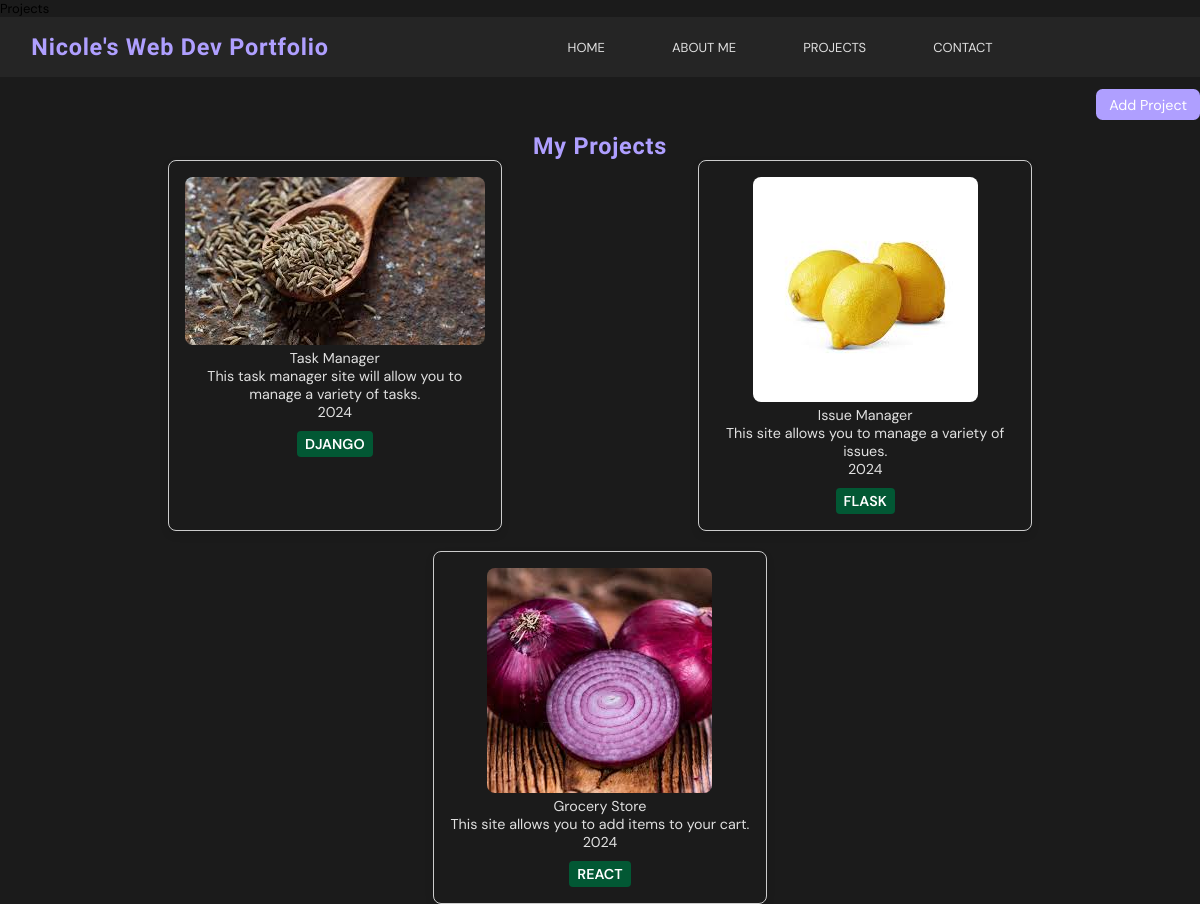
/projects (signed in), run on the app's committed database.
### content/models.py (models this page shows, shortened)
class Project(models.Model):
    name = models.CharField(max_length=255)
    description = models.TextField()
    year = models.IntegerField()
    image = models.ImageField(upload_to='static/img/')
    repository = models.URLField(blank=True)
    skills = models.ManyToManyField(Skill)

class Skill(models.Model):
    name = models.CharField(max_length=100)

### content/views.py (the view)
# urls.py: path('',views.projects_list_view, name="projects_list"),
def projects_list_view(request):
    projects = Project.objects.all()
    return render(request, 'projects/projects_list.html', {"projects": projects})

### templates/projects/projects_list.html (shortened to what this page needs)
{% extends 'base.html' %}
{% load static %}
{% block content %}
<section class="projects-section center-column">
{% if user.is_authenticated %}
    <div class="add-project-container">
        <a href="{% url 'projects_new' %}">
            <button class="primary-button">Add Project</button>
        </a>
    </div>
{% endif %}
<h2>My Projects</h2>
<div class="projects-list">
    {% for project in projects %}
        <div class = "project-card">
            <a href classs="skills-container center-row="{{ project.repository }}" target="_blank">
                    <img src="{% static project.image %}" alt="{{ project.name }}">
                    <p>{{ project.name }}</p>
                    <p>{{ project.description }}</p>
                    <p>{{ project.year }}</p>
                    <div class="skills-container center-row">
                        {% for skill in project.skills.all %}
                        <label class="text-label">{{ skill.name }}</label>
                        {% endfor %}
                    </div>
                </a>
        </div>
    {% endfor %}
</div>
</section>
{% endblock content %}

### static/css/base.css (style rules this page uses)
:root { --primary-color: #AF9FFF; --primary-color-50: #EAE5FF; --primary-color-300: #7F66FF; --secondary-color: #025834; --secondary-color-600: #04C876; --secondary-color-900: #01321E; --neutral-color: #E0E0E0; --surface-color: #252525; --background-color: #1B1B1B; --lobster-font: "Lobster Two", serif; --DM-font: "DM Sans", serif; }
html { font-size: 16px; background-color: var(--background-color); }
* { font-family: var(--DM-font); padding: 0px; margin: 0px }
a { text-decoration: none; }
.center-row { display: flex; align-items: center; justify-content: center; }
.center-column { display: flex; flex-direction: column; align-items: center; justify-content: center; }
h2 { color: var(--primary-color); font-size: 1.8rem; letter-spacing: 0.06rem; font-weight: bolder; font-family: var(--lobster-font); }
p { color: var(--neutral-color); font-size: 1.1rem; }
.text-label { color: var(--neutral-color); background-color: var(--secondary-color); font-size: 1.1rem; text-transform: uppercase; font-weight: 600; padding: 0.5rem 1rem; }
.primary-button { background-color: var(--primary-color); color: white; padding: 0.5rem 1rem; border: none; border-radius: 0.5rem; font-size: 1.1rem; cursor: pointer; transition: background-color 0.3s; }

### static/css/responsive.css (style rules this page uses)
@media (min-width:1007px) { html { font-size: 13px; } }

### static/css/section.css (style rules this page uses)
.projects-list { display: flex; flex-wrap: wrap; justify-content: space-around; gap: 20px; }
.project-card { flex: 1 1 300px; max-width: 300px; border: 1px solid #ccc; border-radius: 8px; padding: 16px; box-shadow: 0 4px 8px rgba(0, 0, 0, 0.1); text-align: center; }
.project-card img { max-width: 100%; height: auto; border-radius: 8px; }
.skills-container { display: flex; flex-wrap: wrap; justify-content: center; gap: 10px; margin-top: 10px; }
.text-label { background-color:#025834; border-radius: 4px; padding: 4px 8px; color: white; }
.add-project-container { width: 100%; display: flex; justify-content: flex-end; padding: 1% 2%; }

### data on the page
Project: image (picture), name "Task Manager", description "This task manager site will allow you to manage a variety of tasks.", year "2024"
Skill: name "DJANGO"
Project: image (picture), name "Issue Manager", description "This site allows you to manage a variety of issues.", year "2024"
Skill: name "FLASK"
Project: image (picture), name "Grocery Store", description "This site allows you to add items to your cart.", year "2024"
Skill: name "REACT"
